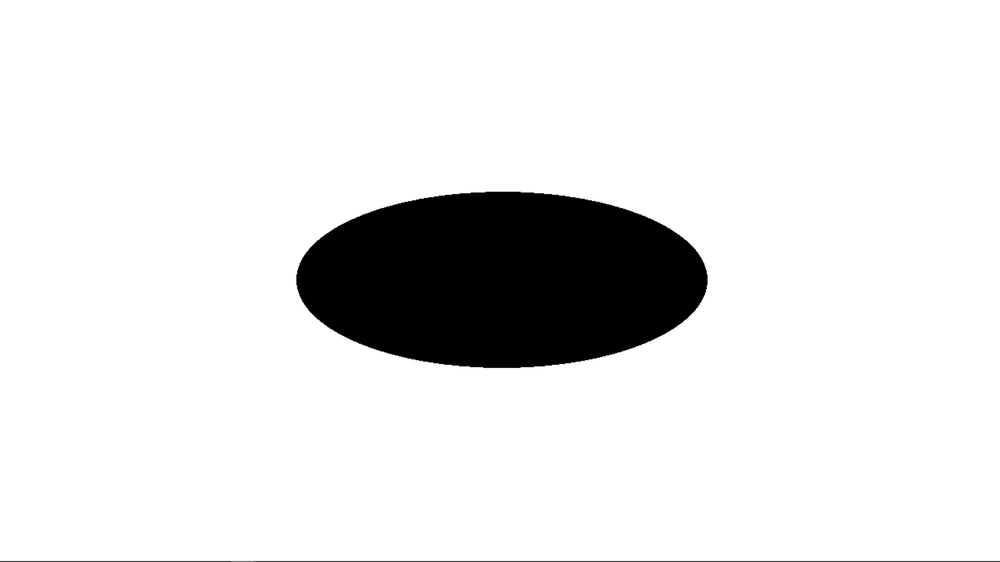
#> input picture 2024-1/Standard Image/000 degree.png, 1000 x 562 px, shrunk from 1920 x 1080 before the run; its folder holds only this picture in this run
$ jupyter execute '--Standard model_Rotation X.ipynb'   (shell and % lines are left out)
#> lines starting #> are read from the running program, lines starting #| are printed output that depends on the picture; after the words box and inside, x2 and y2 are one past the last pixel; in counts of white or black regions, pixels touching at a corner belong together
[cell 1]

import cv2
import numpy as np
import scipy
from scipy.spatial.distance import euclidean
import os
import pandas as pd
import matplotlib.pyplot as plt
from matplotlib.pyplot import cm
import glob
from tqdm import tqdm

[cell 2]
def fcall(img_nm):

    #대상 이미지 파일의 확장자를 확인할 것.
    filename = img_nm+'.png'

    # Load the image and convert it to grayscale:
    image = cv2.imread(filename)
    gray_image = cv2.cvtColor(image, cv2.COLOR_BGR2GRAY)

    #cv2.THRESH_BINARY 인지 cv2.THRESH_BINARY_INV 꼭 확인할것!
    ret, thresh = cv2.threshold(gray_image, 50, 255, cv2.THRESH_BINARY_INV)

    return thresh

[cell 3]
def find_a_contour(thresh):
    contours, hierarchy = cv2.findContours(
        thresh,
        cv2.RETR_EXTERNAL,
        cv2.CHAIN_APPROX_NONE)
    ncnt = len(contours[:]) #ncnt = number of contour lines
    chk = 0 #chk은 w번째 경계면을 이루는 좌표의 갯수이다
    set = 0 #set이 내가 찾고 싶은 경계면의 번호이다
    for w in range(ncnt):
       if chk < len(contours[w]):
            chk = len(contours[w])
            set = w
    # 찾은 contour 좌표를 contour_array에 저장한다
    contour_array=contours[set][:,0,:]

    # 폐합된(closed) 다각형(polygon) 좌표군을 생성한다.
    polyg = np.append(contour_array, contour_array[0,:].reshape(1,2), axis=0)

    # Equivalent diameter를 구한다.
    area = cv2.contourArea(contours[set])
    equi_diameter = np.sqrt(4*area/np.pi)

    return contour_array, polyg, equi_diameter

[cell 4]
def find_eqdpt(polyg, numOfSegments):

    #Find Contour Perimeter
    perimeter = cv2.arcLength(polyg,True)

    #Find Segment length
    SegLength = perimeter/numOfSegments

    lastpt = polyg[0:1] #제일 첫 point를 last point로 설정
    eqdpt  = polyg[0:1]
    polyIdx = 0
    lenToGo = SegLength

    while len(eqdpt)<numOfSegments:
        lenOnPolyline = np.linalg.norm(polyg[polyIdx+1]-lastpt)
        if lenOnPolyline > lenToGo:
            unitv = polyg[polyIdx+1]-lastpt
            unitv = unitv / np.linalg.norm(unitv)
            lastpt = unitv*lenToGo + lastpt
            eqdpt = np.append(eqdpt,lastpt.reshape(1,2),axis=0)
            lenToGo = SegLength
        else:
            lenToGo = lenToGo - lenOnPolyline
            polyIdx += 1
            lastpt = polyg[polyIdx]

    return eqdpt

[cell 5]
def trans_eqdpt(eqdpt, polyg, contour_array):
    # Find Centroid
    M = cv2.moments(contour_array)
    cX = np.int32(M["m10"]/M["m00"])
    cY = np.int32(M["m01"]/M["m00"])

    # Translate Contour points
    centroid = np.empty(contour_array.shape)
    centroid[:,0] = cX
    centroid[:,1] = cY
    contour_array = contour_array - centroid

    centroid = np.empty(polyg.shape)
    centroid[:,0] = cX
    centroid[:,1] = cY
    polyg = polyg - centroid

    centroid = np.empty(eqdpt.shape)
    centroid[:,0] = cX
    centroid[:,1] = cY

    eqdpt = eqdpt - centroid

    return eqdpt, polyg, contour_array

[cell 6]
def find_FD(eqdpt,sig_num):

    # 푸리에 변환에 사용할 절점 g의 갯수 = M
    M = len(eqdpt)

    #2차원 Fourier 변환을 위한 준비(복소수형태로 좌표를 변환시킴) --> fft 변환 --> fourier_result에 coef값 저장
    eqdpt_complex = np.empty(eqdpt.shape[:-1],dtype=complex)
    eqdpt_complex.real = eqdpt[:,0]
    eqdpt_complex.imag = eqdpt[:,1]

    fft_result = np.fft.fft(eqdpt_complex)  # np.fft.fft로 구한 coef값은 1/M되지 않았다.
    fft_result = fft_result/M  # 1/M로 나눠주었다.
    fftshifted = np.fft.fftshift(fft_result)  # fftshift가 zero-freq를 중앙으로 위치시킨다.

    #sig_num 가 몇개를 추출할지 결정 (pair의 갯수임)
    if (len(fftshifted) % 2) == 0:
        center_index = len(fftshifted)/2
    else:
        center_index = (len(fftshifted)+1)/2
    start = np.int32(center_index - sig_num)
    end   = np.int32(center_index + sig_num) +1

    #print('center,start,end=',center_index,start,end)

    G = fftshifted[start:end]  #start와 end 사이의 중앙값이 가장 큰 coef를 가진다.

    # Calculate Magnitude of Fourier Descriptor Coefficients
    G_real = G.real
    G_imag = G.imag
    G_mag  = np.sqrt(G_real**2+G_imag**2)

    return G_mag, G_real, G_imag, fft_result, fftshifted

[cell 7]
def dcfft(img_nm,numOfseg,sig_num):

    thresh = fcall(img_nm)
#> in fcall, image is the input picture: shape (562, 1000, 3); min 0, max 255, mean 228.8
#> in fcall, `ret, thresh = cv2.threshold(gray_image, 50, 255, cv2.THRESH_BINARY_INV)`:
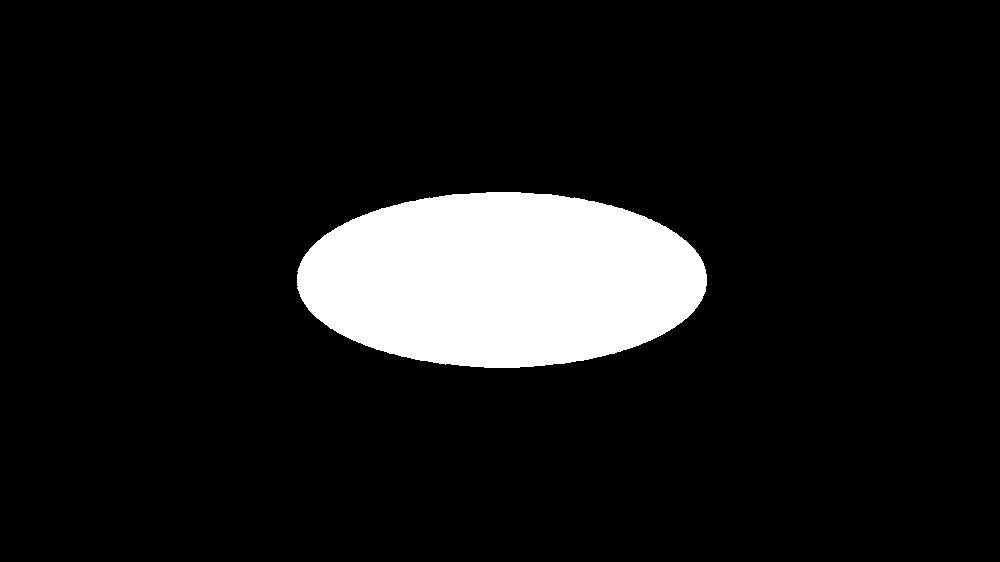
#> thresh: shape (562, 1000); 10.1% white; 1 white region

    #입자 이미지의 경계면 좌표를 찾는다.
    contour_array, polyg, eqdia = find_a_contour(thresh)
#> in find_a_contour, `contours, hierarchy = cv2.findContours( thresh, cv2.RETR_EXTERNAL, cv2..`: contours = 1 contour; box (x1, y1, x2, y2) and area: (297, 192, 707, 368) 56190
#> in find_a_contour, `ncnt = len(contours[:])`: ncnt = 1
#> the loop in find_a_contour, `for w in range(ncnt):` made 1 pass
#> chk on pass 1: 892
#> after the loop in find_a_contour, `for w in range(ncnt):`: chk = 892; set = 0
#> in find_a_contour, `contour_array=contours[set][:,0,:]`: contour_array = 892 pairs, first value 297 to 706, second value 192 to 367
#> in find_a_contour, `polyg = np.append(contour_array, contour_array[0,:].reshape(1,2), axis..`: polyg = 893 pairs, first value 297 to 706, second value 192 to 367
#> in find_a_contour, `area = cv2.contourArea(contours[set])`: area = 56190
#> in find_a_contour, `equi_diameter = np.sqrt(4*area/np.pi)`: equi_diameter = 267.5
#> eqdia = 267.5

    #앞서 얻은 경계면 좌표 간격은 일정하지 않다. 이를 일정한 간격이 되도록 좌표를 다시 찾는다.
    #numOfSegments = by input param   #등간격 세그먼트의 숫자를 지정한다. 2^n 으로 지정
    eqdpt = find_eqdpt(polyg, numOfseg)
#> in find_eqdpt, `perimeter = cv2.arcLength(polyg,True)`: perimeter = 1010.5
#> in find_eqdpt, `SegLength = perimeter/numOfSegments`: SegLength = 3.95
#> in find_eqdpt, `lastpt = polyg[0:1]`: lastpt = [[486, 192]]
#> in find_eqdpt, `lenToGo = SegLength`: lenToGo = 3.95
#> the loop in find_eqdpt, `while len(eqdpt)<numOfSegments:` made 1143 passes
#> (lenOnPolyline, unitv, lastpt, lenToGo) on passes 19, 23, 28, 33, 38, 43, 48, 52: (1, [-1, 0], [470.6, 193], 3.95), (1, [-1, 0], [467.1, 194], 3.95), (1, [-1, 0], [463.1, 194], 3.95), (1, [-1, 0], [459.2, 194], 3.95), (1, [-1, 0], [455.3, 194], 3.95), (1.41, [-0.707, 0.707], [451.5, 194.5], 3.95), (1, [-1, 0], [447.8, 195], 3.95), (1.41, [-0.707, 0.707], [444.2, 195.8], 3.95)
#> after the loop in find_eqdpt, `while len(eqdpt)<numOfSegments:`: eqdpt = 256 pairs, first value 297 to 706, second value 192 to 367; lenToGo = 3.95; polyIdx = 888; unitv = [-1, 0]

    #좌표군들의 도심이 원점이 되도록 이동(translation)시킨다.
    eqdpt, polyg, contour_array = trans_eqdpt(eqdpt, polyg, contour_array)
#> in trans_eqdpt, `M = cv2.moments(contour_array)`: M = moments, m00 56190, centre m10/m00, m01/m00 = (501.5, 279.4)
#> in trans_eqdpt, `cX = np.int32(M["m10"]/M["m00"])`: cX = 501
#> in trans_eqdpt, `cY = np.int32(M["m01"]/M["m00"])`: cY = 279
#> in trans_eqdpt, `contour_array = contour_array - centroid`: contour_array = 892 pairs, first value -204 to 205, second value -87 to 88
#> in trans_eqdpt, `polyg = polyg - centroid`: polyg = 893 pairs, first value -204 to 205, second value -87 to 88
#> in trans_eqdpt, `eqdpt = eqdpt - centroid`: eqdpt = 256 pairs, first value -204 to 205, second value -87 to 88

    #FFT를 실시하여 Fourier Descriptor를 찾는다.
    #sig_num = by input param         #중심을 기준으로 추출할 FD의 갯수를 정한다.
    idx = pd.DataFrame({'idx':np.arange(-sig_num,sig_num+1)})

    a,b,c,d,e = find_FD(eqdpt,sig_num)
#> in find_FD, `M = len(eqdpt)`: M = 256
#> in find_FD, `center_index = len(fftshifted)/2`: center_index = 128
#> in find_FD, `start = np.int32(center_index - sig_num)`: start = 108
#> in find_FD, `end   = np.int32(center_index + sig_num) +1`: end = 149
#> in find_FD, `G_real = G.real`: G_real = 41 values, max 3.25 at index 17, min -13.02 at index 19, mean -0.362
#> in find_FD, `G_imag = G.imag`: G_imag = 41 values, max 44.8 at index 21, min -138.9 at index 19, mean -2.11
#> in find_FD, `G_mag  = np.sqrt(G_real**2+G_imag**2)`: G_mag = 41 values, max 139.5 at index 19, min 0.00254 at index 32, mean 5.03
#> a has the same summary as G_mag in find_FD; b has the same summary as G_real in find_FD; c has the same summary as G_imag in find_FD

    df1 = pd.DataFrame({'mag':a,'real':b,'imag':c})
#> df1 = table of 41 rows and 3 columns
    df2 = pd.DataFrame({'fft_result':d,'fftshift_result':e})
#> df2 = table of 256 rows and 2 columns
    df3 = pd.DataFrame({'x0':eqdpt[:,0],'y0':eqdpt[:,1]})
#> df3 = table of 256 rows and 2 columns

    return df1, df2, df3, eqdia

[cell 8]
def fdrecon(N, sig_num, df):

    x1 = []
    y1 = []

    for k in np.arange(0, N, 1):
        t = k / N
        x = 0
        y = 0

        for m in np.arange(-sig_num, sig_num + 1):
            phi = 2 * np.pi * m * t
            A = df.loc[m, 'std_real']
            B = df.loc[m, 'std_imag']
            x += A * np.cos(phi) - B * np.sin(phi)
            y += A * np.sin(phi) + B * np.cos(phi)

        x1.append(x)
        y1.append(y)

    # Plotting the contour and filling it
    plt.fill(x1, y1, color='black')

    # Remove the axis and grid lines
    plt.axis('equal')
    plt.axis('off')

    plt.title("Standard Figure")
    file_name = "Standard Figure.png"
    cwd = os.getcwd()
    folder_path = cwd
    save_path = os.path.join(folder_path, file_name)
    fig = plt.gcf()
    fig.savefig(save_path, dpi=300, bbox_inches='tight')

    # Show the plot
    plt.show()

[cell 9]
numOfseg = 256   #[중요] 등간격 세그먼트의 숫자를 지정한다. 2^n 으로 지정
sig_num = 20      #[중요] Zero-Freq 중심을 기준으로 아래 위로 추출할 FD의 갯수를 정한다. (Pair의 숫자임)

[cell 10]
'''os.chdir('C:\\Users\\cysdh\\-----Fourier Desciptor-----\\Source Image\\SRC-J Jumunjin\\0.600-1.000mm')'''
'''os.chdir('C:\\Users\\cysdh\\-----Fourier Desciptor-----\\2024-1\\Standard Image')'''

mylist = [f for f in sorted(glob.glob("*.png"))]  #읽어들일 파일의 확장자 확인할것

mag = pd.DataFrame({'idx':np.arange(-sig_num,sig_num+1)})
real = mag
imag = mag

x0 = pd.DataFrame()
y0 = pd.DataFrame()
eqdia = pd.DataFrame()

for img_nm in tqdm(mylist[:]):
    title = img_nm[:-4]
    df1,df2,df3,eqd = dcfft(title,numOfseg,sig_num)
#> df1 = table of 41 rows and 3 columns; df2 = table of 256 rows and 2 columns; df3 = table of 256 rows and 2 columns; eqd = 267.5
    mag  = pd.concat([mag, df1['mag']],axis=1)
#> mag = table of 41 rows and 2 columns
    real = pd.concat([real,df1['real']],axis=1)
#> real = table of 41 rows and 2 columns
    imag = pd.concat([imag,df1['imag']],axis=1)
#> imag = table of 41 rows and 2 columns
    x0 = pd.concat([x0,df3['x0']],axis=1)
#> x0 = table of 256 rows and 1 columns
    y0 = pd.concat([y0,df3['y0']],axis=1)
#> y0 = table of 256 rows and 1 columns
    d = pd.DataFrame([eqd])
#> d = table of 1 rows and 1 columns
    eqdia = pd.concat([eqdia,d],axis=1)
#> eqdia = table of 1 rows and 1 columns

mag = mag.set_index('idx')
#> mag = table of 41 rows and 1 columns
real = real.set_index('idx')
#> real = table of 41 rows and 1 columns
imag = imag.set_index('idx')
#> imag = table of 41 rows and 1 columns

mag.columns = mylist
real.columns = mylist
imag.columns = mylist
x0.columns = mylist
y0.columns = mylist
eqdia.columns = mylist

[cell 11]
def std_image(mylist):

    std_imag = imag.mean(axis='columns')
    std_real = real.mean(axis='columns')

    df = pd.DataFrame({'std_imag':std_imag,'std_real':std_real})

    return df

[cell 12]
# [14 lines left out: function mean_std, not called in this run]

[cell 13]
cwd = os.getcwd()
parent_folder_name = os.path.basename(os.path.dirname(cwd))
current_folder_name = os.path.basename(cwd)


os.chdir('C:\\Users\\cysdh\\-----Fourier Desciptor-----\\2024-1\\Standard Image')

cwd = os.getcwd()
folder_path = os.path.join(cwd, "Pictures")
os.makedirs(folder_path, exist_ok=True)

df1 = std_image(mylist)
#> in std_image, `df = pd.DataFrame({'std_imag':std_imag,'std_real':std_real})`: df = table of 41 rows and 2 columns
#> df1 = table of 41 rows and 2 columns
dfs = (df1.std_imag**2 + df1.std_real**2)**0.5
fdrecon(numOfseg, sig_num, df1)
#> in fdrecon, `fig.savefig(save_path, dpi=300, bbox_inches='tight')`:
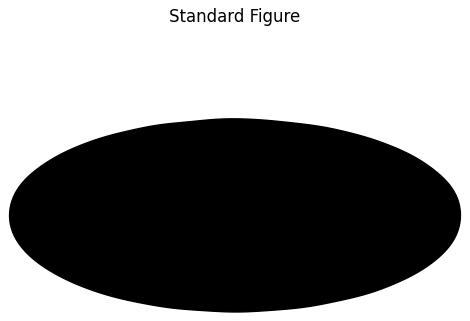
#> figure drawn by matplotlib, 1 panel

$ run again, on 2024-1/Standard Image/120 degree.png
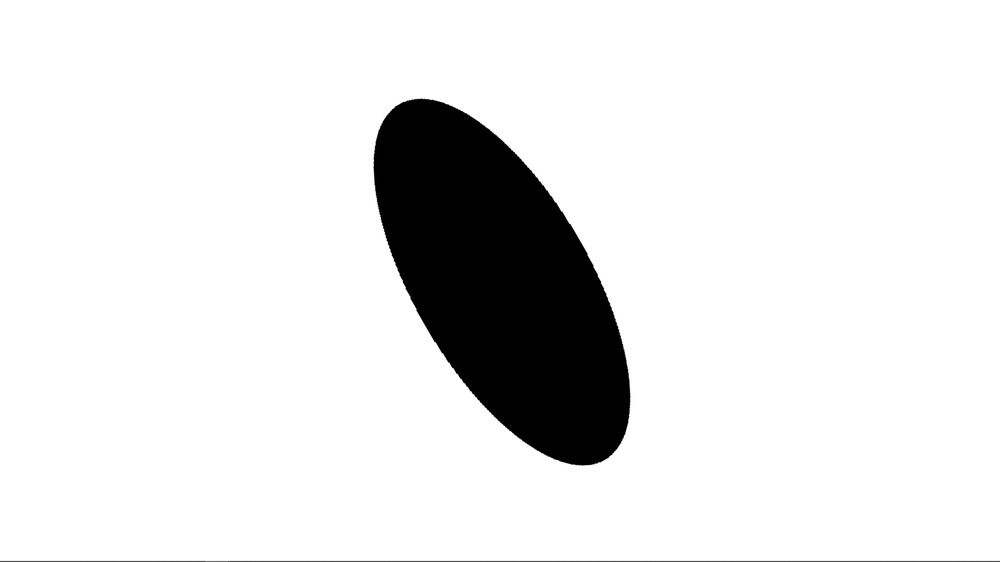
#> input picture 2024-1/Standard Image/120 degree.png, 1000 x 562 px, shrunk from 1920 x 1080 before the run
#> in fcall, image is the input picture: shape (562, 1000, 3); min 0, max 255, mean 228.8
#> in fcall, `ret, thresh = cv2.threshold(gray_image, 50, 255, cv2.THRESH_BINARY_INV)`:
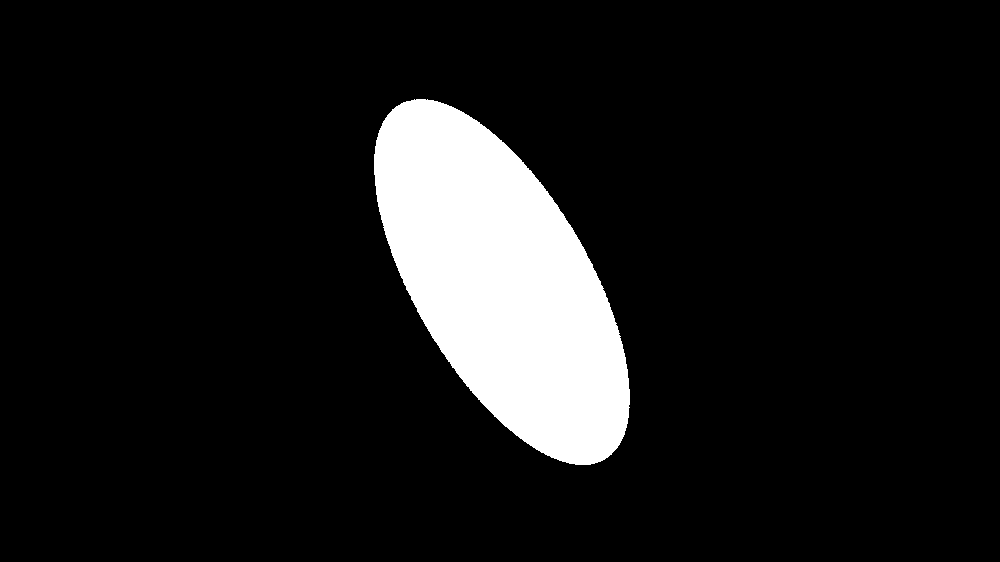
#> thresh: shape (562, 1000); 10.1% white; 1 white region
#> contours = 1 contour; box (x1, y1, x2, y2) and area: (374, 99, 630, 465) 56254
#> ncnt = 1
#> the loop in find_a_contour, `for w in range(ncnt):` made 1 pass
#> chk on pass 1: 859
#> after the loop in find_a_contour, `for w in range(ncnt):`: chk = 859; set = 0
#> in find_a_contour, `contour_array=contours[set][:,0,:]`: contour_array = 859 pairs, first value 374 to 629, second value 99 to 464
#> in find_a_contour, `polyg = np.append(contour_array, contour_array[0,:].reshape(1,2), axis..`: polyg = 860 pairs, first value 374 to 629, second value 99 to 464
#> area = 56254.5
#> equi_diameter = 267.6
#> perimeter = 1023.4
#> SegLength = 4
#> in find_eqdpt, `lastpt = polyg[0:1]`: lastpt = [[414, 99]]
#> in find_eqdpt, `lenToGo = SegLength`: lenToGo = 4
#> the loop in find_eqdpt, `while len(eqdpt)<numOfSegments:` made 1110 passes
#> (lenOnPolyline, unitv, lastpt, lenToGo) on passes 17, 22, 26, 30, 34, 38, 42, 46: (1.41, [-0.707, 0.707], [400.1, 103.9], 4), (1, [-1, 0], [396.9, 106], 4), (1.41, [-0.707, 0.707], [393.8, 108.2], 4), (1.41, [-0.707, 0.707], [391.4, 110.6], 4), (1.41, [-0.707, 0.707], [388.6, 113.4], 4), (1.41, [-0.707, 0.707], [386.5, 116.5], 4), (1.41, [-0.707, 0.707], [384.3, 119.7], 4), (1.41, [-0.707, 0.707], [382.2, 122.8], 4)
#> after the loop in find_eqdpt, `while len(eqdpt)<numOfSegments:`: eqdpt = 256 pairs, first value 374 to 629, second value 99 to 464; lenToGo = 4; polyIdx = 855; unitv = [-1, 0]
#> in trans_eqdpt, `M = cv2.moments(contour_array)`: M = moments, m00 56254.5, centre m10/m00, m01/m00 = (501.5, 281.6)
#> cX = 501
#> cY = 281
#> in trans_eqdpt, `contour_array = contour_array - centroid`: contour_array = 859 pairs, first value -127 to 128, second value -182 to 183
#> in trans_eqdpt, `polyg = polyg - centroid`: polyg = 860 pairs, first value -127 to 128, second value -182 to 183
#> in trans_eqdpt, `eqdpt = eqdpt - centroid`: eqdpt = 256 pairs, first value -127 to 128, second value -182 to 183
#> in find_FD, `M = len(eqdpt)`: M = 256
#> center_index = 128
#> start = 108
#> end = 149
#> G_real = 41 values, max 0.659 at index 20, min -57.66 at index 19, mean -2.12
#> G_imag = 41 values, max 0.304 at index 20, min -126.6 at index 19, mean -4.43
#> G_mag = 41 values, max 139.1 at index 19, min 0.00232 at index 40, mean 5.06
#> a has the same summary as G_mag in find_FD; b has the same summary as G_real in find_FD; c has the same summary as G_imag in find_FD
#> in dcfft, `df1 = pd.DataFrame({'mag':a,'real':b,'imag':c})`: df1 = table of 41 rows and 3 columns
#> in dcfft, `df2 = pd.DataFrame({'fft_result':d,'fftshift_result':e})`: df2 = table of 256 rows and 2 columns
#> `df1,df2,df3,eqd = dcfft(title,numOfseg,sig_num)`: df1 = table of 41 rows and 3 columns; df2 = table of 256 rows and 2 columns; eqd = 267.6
#> `mag  = pd.concat([mag, df1['mag']],axis=1)`: mag = table of 41 rows and 2 columns
#> x0 = table of 256 rows and 1 columns
#> d = table of 1 rows and 1 columns
#> `mag = mag.set_index('idx')`: mag = table of 41 rows and 1 columns
#> df = table of 41 rows and 2 columns
#> in fdrecon, `fig.savefig(save_path, dpi=300, bbox_inches='tight')`:
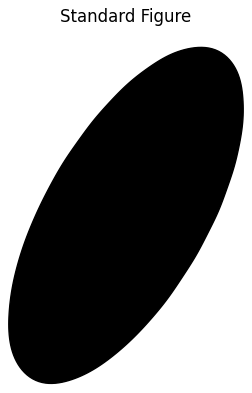
#> figure drawn by matplotlib, 1 panel
